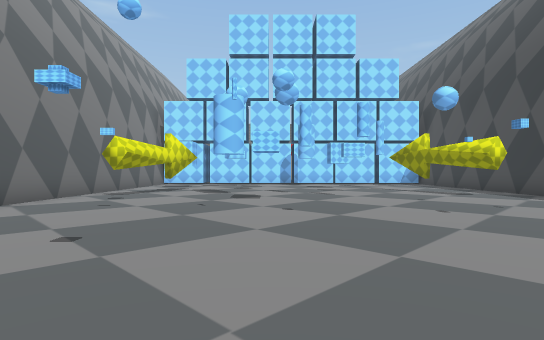
[1] (above)

16 first-person views from a walk through a Unity game level. The camera is 1.3 m above the floor, looks level and sees 80° across. The floor is counted in squares, 1.8 m on a side. Each view is taken from the middle of a square. On the plan, view 1 faces up. The plan holds only what a view shows up to about 10 squares ahead; the rest is blank. The place goes on beyond the plan. The player is left out.

[2]
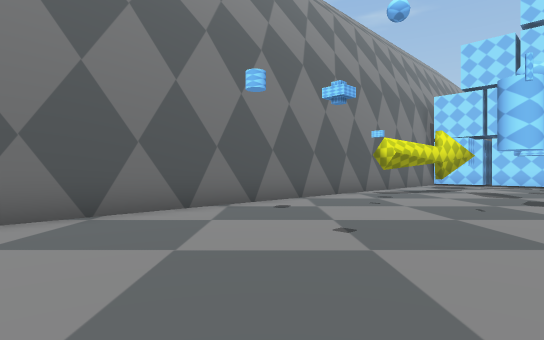

[3]
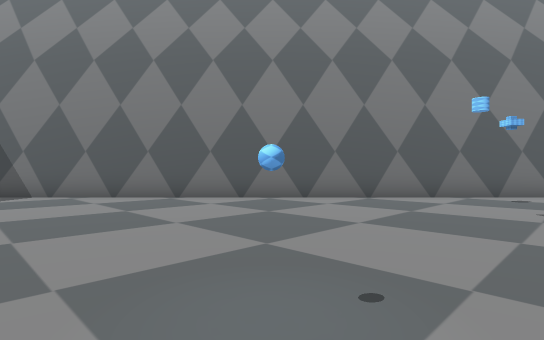

[4]
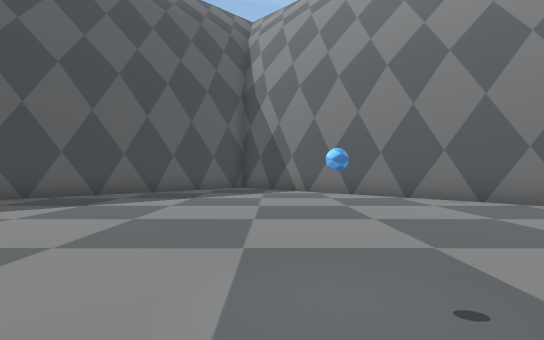

[5]
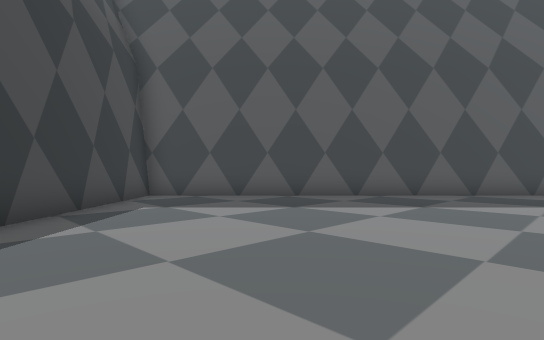

[6]
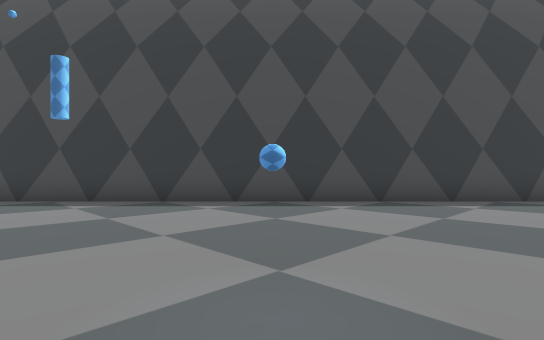

[7]
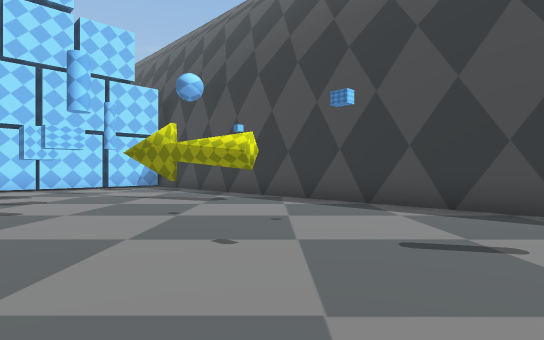

[8]
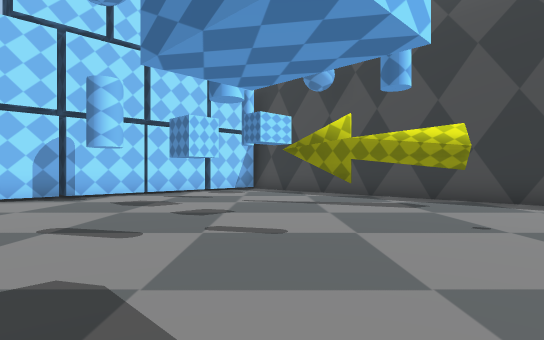

[9]
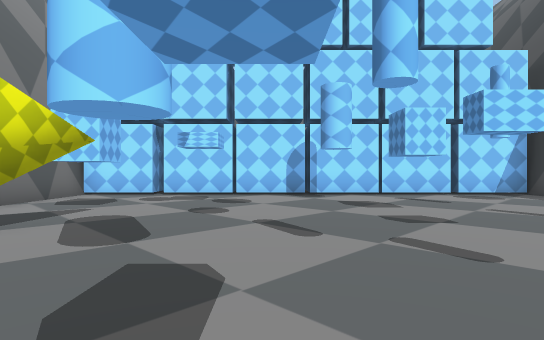

[10]
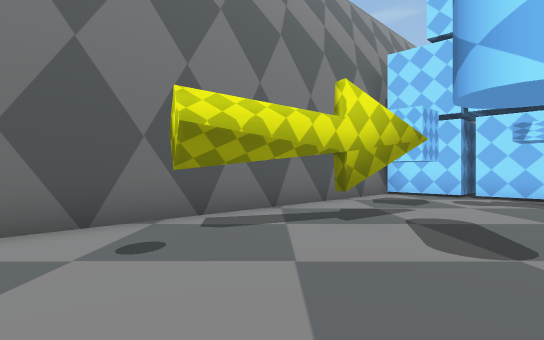

[11]
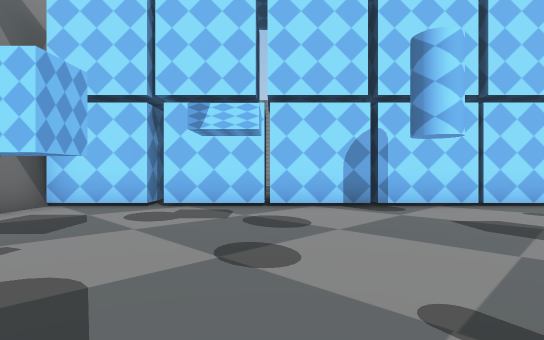

[12]
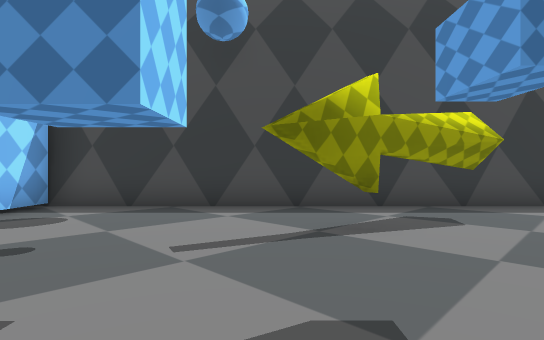

[13]
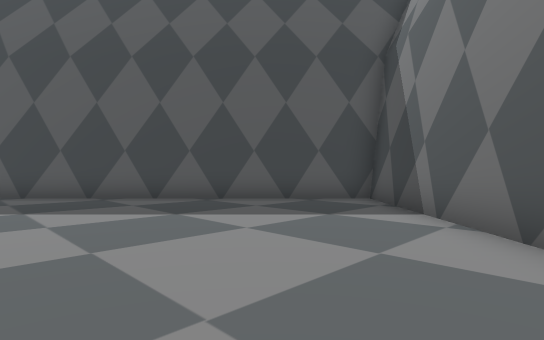

[14]
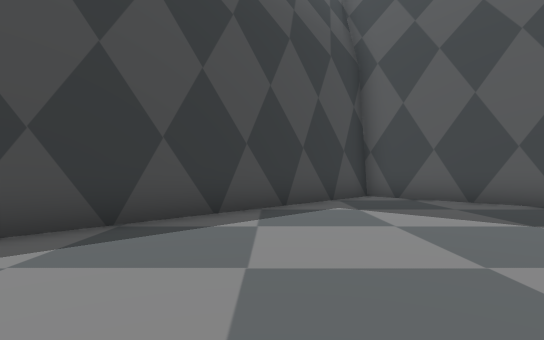

[15]
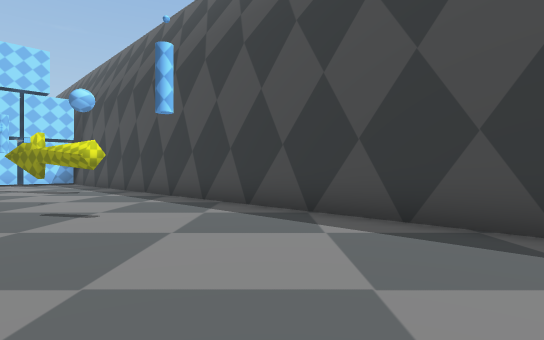

[16]
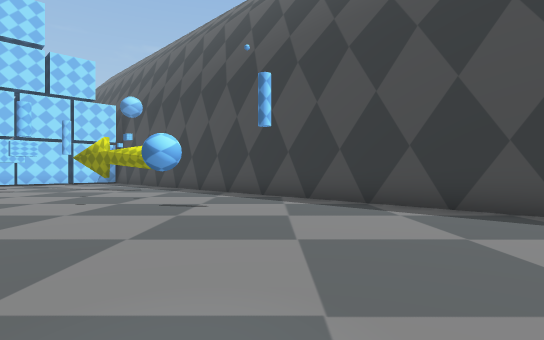

### Floor plan
Points are (right, up) in squares from view 1. A wall is a line through its corners. A room is listed if a view was taken in it or the views show most of it. See-through windows are left out.
Room 1 (views 1, 2, 3, 4, 5, 6, 7, 8, 9, 10, 11, 12, 13, 14, 15, 16)
walls: (-4, 8.6) (-4.5, 8.8); (6.4, 8.9) (5.9, 8.7); (5.1, 10.6) (4.6, 11.6); (-2.9, 11.7) (-3.3, 10.7); (-3.2, 13.9) (-3.2, 13) (-4, 13); (5.2, 16.4) (-3.2, 16.4); (-3.5, 16.4) (-5.5, 16.4); (7.5, 16.4) (5.4, 16.4); (-5.5, 16.8) (-5.5, -10.3) (7.6, -10.3) (7.6, 16.8)
objects: other object (1, -1)

Where each view was taken, in squares from view 1:
view 1: 0 up, 0 right, facing up
view 2: 0 up, 0 right, facing up-left
view 3: 1 down, 3 right, facing left
view 4: 0 up, 3 right, facing down-left
view 5: 1 down, 4 right, facing down
view 6: 1 down, 0 right, facing right
view 7: 3 up, 1 right, facing up-right
view 8: 7 up, 1 left, facing up-right
view 9: 7 up, 0 right, facing up
view 10: 7 up, 1 left, facing up-left
view 11: 10 up, 1 left, facing up
view 12: 12 up, 1 right, facing right
view 13: 2 down, 3 left, facing down
view 14: 2 down, 3 right, facing down-right
view 15: 2 down, 3 right, facing up-right
view 16: 2 down, 1 right, facing up-right
